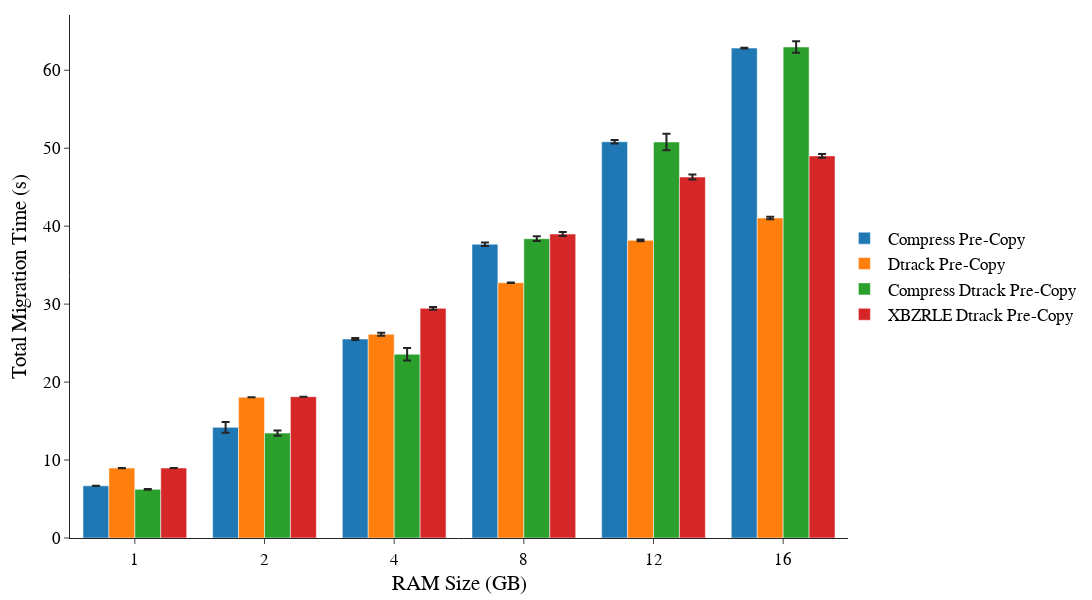

Notebook code cell kept with this figure:
### Code cell
mig_time_plot("Total-Time", "Total Migration Time (s)", "Memcached",
              ['Compress', 'Dtrack', 'Compress_Dtrack', 'XBZRLE_Dtrack'], "C-D-CD-XD")

### Figure 1 — Plotly figure (JSON) as saved in the notebook; plotly's stock layout.template omitted (floating-point values rounded to 4 significant figures)
{"data": [{"error_y": {"array": [0.02598, 0.6805, 0.1201, 0.2328, 0.2366, 0.04382], "type": "data"}, "name": " Compress Pre-Copy", "x": ["1", "2", "4", "8", "12", "16"], "y": [6.689, 14.19, 25.52, 37.68, 50.83, 62.84], "type": "bar"}, {"error_y": {"array": [0.01201, 0.008386, 0.1948, 0.03213, 0.1184, 0.1459], "type": "data"}, "name": " Dtrack Pre-Copy", "x": ["1", "2", "4", "8", "12", "16"], "y": [8.966, 18.06, 26.14, 32.74, 38.18, 41.05], "type": "bar"}, {"error_y": {"array": [0.04398, 0.337, 0.7931, 0.3033, 1.048, 0.7453], "type": "data"}, "name": " Compress Dtrack Pre-Copy", "x": ["1", "2", "4", "8", "12", "16"], "y": [6.241, 13.46, 23.57, 38.39, 50.8, 62.99], "type": "bar"}, {"error_y": {"array": [0.009452, 0.0, 0.1767, 0.2581, 0.332, 0.2449], "type": "data"}, "name": " XBZRLE Dtrack Pre-Copy", "x": ["1", "2", "4", "8", "12", "16"], "y": [8.977, 18.13, 29.46, 38.99, 46.3, 49.02], "type": "bar"}], "layout": {"barmode": "group", "xaxis": {"title": {"text": "RAM Size (GB)", "standoff": 8}}, "yaxis": {"title": {"text": "Total Migration Time (s)", "standoff": 10}}, "font": {"family": "Arial", "size": 17.2, "color": "black"}, "margin": {"t": 15, "r": 10, "l": 70, "b": 45, "autoexpand": true}, "legend": {"orientation": "v", "yanchor": "middle", "y": 0.5, "xanchor": "right", "x": 1.3}, "width": 1200, "height": 600}}
